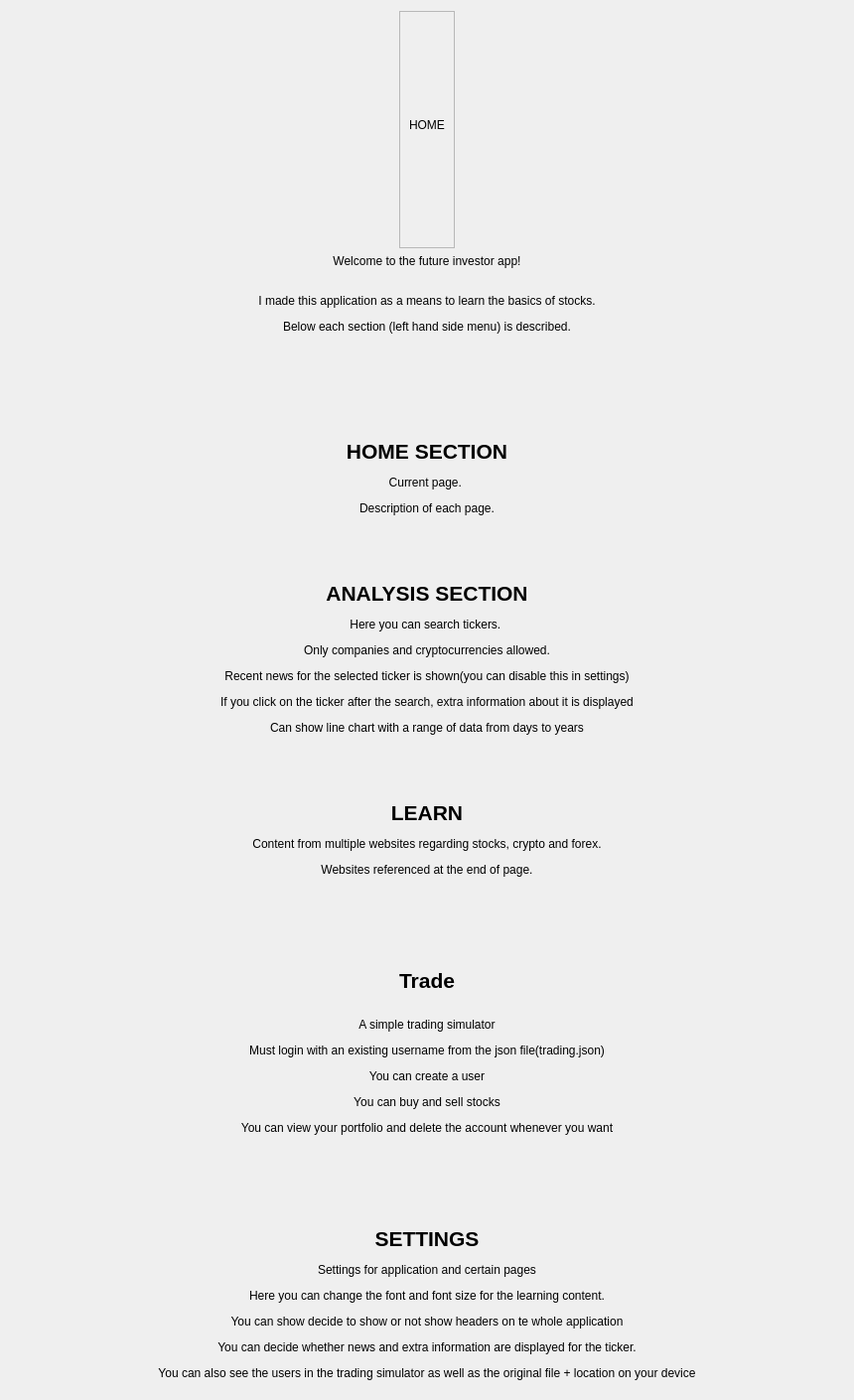
                <widget class="QWidget" name="home_page_frame">
                 <property name="geometry">
                  <rect>
                   <x>0</x>
                   <y>0</y>
                   <width>860</width>
                   <height>1410</height>
                  </rect>
                 </property>
                 <layout class="QVBoxLayout" name="verticalLayout_6">
                  <item alignment="Qt::AlignHCenter">
                   <widget class="QFrame" name="home_header">
                    <property name="frameShape">
                     <enum>QFrame::StyledPanel</enum>
                    </property>
                    <property name="frameShadow">
                     <enum>QFrame::Raised</enum>
                    </property>
                    <layout class="QVBoxLayout" name="verticalLayout_171">
                     <property name="topMargin">
                      <number>0</number>
                     </property>
                     <item alignment="Qt::AlignHCenter">
                      <widget class="QLabel" name="home_page_title">
                       <property name="styleSheet">
                        <string notr="true">font: 28pt &quot;MS Shell Dlg 2&quot;;
</string>
                       </property>
                       <property name="text">
                        <string>HOME</string>
                       </property>
                      </widget>
                     </item>
                    </layout>
                   </widget>
                  </item>
                  <item alignment="Qt::AlignHCenter|Qt::AlignTop">
                   <widget class="QFrame" name="home_page_body">
                    <property name="frameShape">
                     <enum>QFrame::NoFrame</enum>
                    </property>
                    <property name="frameShadow">
                     <enum>QFrame::Plain</enum>
                    </property>
                    <layout class="QVBoxLayout" name="verticalLayout_8">
                     <property name="spacing">
                      <number>60</number>
                     </property>
                     <property name="topMargin">
                      <number>0</number>
                     </property>
                     <item>
                      <widget class="QLabel" name="home_page_content">
                       <property name="styleSheet">
                        <string notr="true">font: 11pt &quot;MS Shell Dlg 2&quot;;
</string>
                       </property>
                       <property name="text">
                        <string>&lt;html&gt;&lt;head/&gt;&lt;body&gt;&lt;p align=&quot;center&quot;&gt;Welcome to the future investor app!&lt;/p&gt;&lt;p align=&quot;center&quot;&gt;&lt;br/&gt;I made this application as a means to learn the basics of stocks.&lt;/p&gt;&lt;p align=&quot;center&quot;&gt;Below each section (left hand side menu) is described.&lt;/p&gt;&lt;p align=&quot;center&quot;&gt;&lt;br/&gt;&lt;/p&gt;&lt;p align=&quot;center&quot;&gt;&lt;br/&gt;&lt;/p&gt;&lt;p align=&quot;center&quot;&gt;&lt;br/&gt;&lt;img src=&quot;:/icons/icons/home.svg&quot;/&gt;&lt;span style=&quot; font-size:16pt; font-weight:600;&quot;&gt;HOME SECTION&lt;/span&gt;&lt;img src=&quot;:/icons/icons/home.svg&quot;/&gt;&lt;/p&gt;&lt;p align=&quot;center&quot;&gt;Current page. &lt;/p&gt;&lt;p align=&quot;center&quot;&gt;Description of each page.&lt;br/&gt;&lt;/p&gt;&lt;p align=&quot;center&quot;&gt;&lt;br/&gt;&lt;/p&gt;&lt;p align=&quot;center&quot;&gt;&lt;img src=&quot;:/icons/icons/activity.svg&quot;/&gt;&lt;span style=&quot; font-size:16pt; font-weight:600;&quot;&gt;ANALYSIS SECTION&lt;/span&gt;&lt;img src=&quot;:/icons/icons/activity.svg&quot;/&gt;&lt;/p&gt;&lt;p align=&quot;center&quot;&gt;Here you can search tickers. &lt;/p&gt;&lt;p align=&quot;center&quot;&gt;Only companies and cryptocurrencies allowed.&lt;/p&gt;&lt;p align=&quot;center&quot;&gt;Recent news for the selected ticker is shown(you can disable this in settings)&lt;/p&gt;&lt;p align=&quot;center&quot;&gt;If you click on the ticker after the search, extra information about it is displayed&lt;/p&gt;&lt;p align=&quot;center&quot;&gt;Can show line chart with a range of data from days to years&lt;br/&gt;&lt;/p&gt;&lt;p align=&quot;center&quot;&gt;&lt;br/&gt;&lt;/p&gt;&lt;p align=&quot;center&quot;&gt;&lt;img src=&quot;:/icons/icons/book.svg&quot;/&gt;&lt;span style=&quot; font-size:16pt; font-weight:600;&quot;&gt;LEARN&lt;/span&gt;&lt;img src=&quot;:/icons/icons/book.svg&quot;/&gt;&lt;/p&gt;&lt;p align=&quot;center&quot;&gt;Content from multiple websites regarding stocks, crypto and forex.&lt;/p&gt;&lt;p align=&quot;center&quot;&gt;Websites referenced at the end of page.&lt;/p&gt;&lt;p align=&quot;center&quot;&gt;&lt;br/&gt;&lt;/p&gt;&lt;p align=&quot;center&quot;&gt;&lt;br/&gt;&lt;/p&gt;&lt;p align=&quot;center&quot;&gt;&lt;img src=&quot;:/icons/icons/briefcase.svg&quot;/&gt;&lt;span style=&quot; font-size:16pt; font-weight:600;&quot;&gt;Trade&lt;/span&gt;&lt;img src=&quot;:/icons/icons/briefcase.svg&quot;/&gt;&lt;br/&gt;&lt;/p&gt;&lt;p align=&quot;center&quot;&gt;A simple trading simulator&lt;/p&gt;&lt;p align=&quot;center&quot;&gt;Must login with an existing username from the json file(trading.json)&lt;/p&gt;&lt;p align=&quot;center&quot;&gt;You can create a user&lt;/p&gt;&lt;p align=&quot;center&quot;&gt;You can buy and sell stocks&lt;/p&gt;&lt;p align=&quot;center&quot;&gt;You can view your portfolio and delete the account whenever you want&lt;/p&gt;&lt;p align=&quot;center&quot;&gt;&lt;br/&gt;&lt;/p&gt;&lt;p align=&quot;center&quot;&gt;&lt;br/&gt;&lt;/p&gt;&lt;p align=&quot;center&quot;&gt;&lt;img src=&quot;:/icons/icons/tool.svg&quot;/&gt;&lt;span style=&quot; font-size:16pt; font-weight:600;&quot;&gt;SETTINGS&lt;/span&gt;&lt;img src=&quot;:/icons/icons/tool.svg&quot;/&gt;&lt;/p&gt;&lt;p align=&quot;center&quot;&gt;Settings for application and certain pages&lt;/p&gt;&lt;p align=&quot;center&quot;&gt;Here you can change the font and font size for the learning content.&lt;/p&gt;&lt;p align=&quot;center&quot;&gt;You can show decide to show or not show headers on te whole application&lt;/p&gt;&lt;p align=&quot;center&quot;&gt;You can decide whether news and extra information are displayed for the ticker.&lt;/p&gt;&lt;p align=&quot;center&quot;&gt;You can also see the users in the trading simulator as well as the original file + location on your device&lt;/p&gt;&lt;/body&gt;&lt;/html&gt;</string>
                       </property>
                      </widget>
                     </item>
                    </layout>
                   </widget>
                  </item>
                 </layout>
                </widget>
